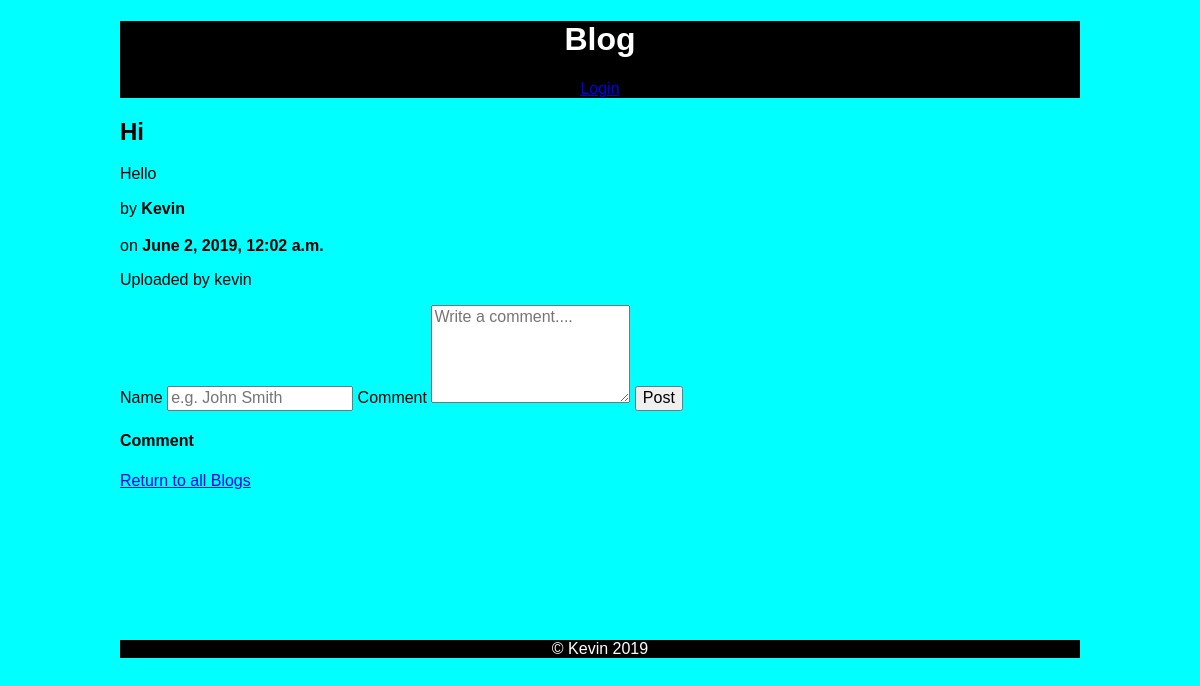
The app's page /articles/13 with its own data.
### blog/models.py (models this page shows, shortened)
class Article(models.Model):
    title = models.CharField(max_length=255)
    author = models.CharField(max_length=255)
    draft = models.BooleanField()
    body = models.TextField(validators=[MinLengthValidator(1)])
    published_date = models.DateTimeField(auto_now=True)
    user = models.ForeignKey(User, on_delete=models.CASCADE, related_name="blogs")

### blog/views.py (the view)
# urls.py: path('articles/<int:id>', views.topic_show, name='topic_details'),
def topic_show(request, id):
    article = Article.objects.get(pk=id)
    context = {'article': article}
    response = render(request, 'topic.html', context)
    return HttpResponse(response)

### blog/templates/topic.html (shortened to what this page needs)
{% extends 'base.html' %}
{% block content %}
    <main class="topic-details">
        <h2>{{ article.title }}</h2>
        <p>{{ article.body }}</p>
        <p>by<strong> {{ article.author }}</strong><br></br> on <strong>{{ article.published_date }}</strong></p>
        <p>Uploaded by {{article.user.username}}</p>
        <form action="{% url 'create_comment' %}" method="post">
            <div class ="comment">
                <label for="name">Name</label>
                <input type="text" name="name" id="name" placeholder="e.g. John Smith" class="comment_box">
                <label for="message">Comment</label>
                <textarea name="message" id="message" cols="20" rows="5" placeholder="Write a comment...." class="comment_box"></textarea>
                <button type="submit">Post</button>
            </div>
        </form>
        <h4>Comment</h4>
        <a class="back" href="{% url 'home_page' %}">Return to all Blogs</a>
    </main>
{% endblock %}

### blog/static/css/main.css (style rules this page uses)
*, *::before, *::after { box-sizing: border-box; }
html { font-family: Helvetica, sans-serif; }
body { background-color: aqua; margin: 0 10%; }

### records on screen
Article: title "Hi", body "Hello", author "Kevin", published_date "June 2, 2019, 12:02 a.m.", user.username "kevin"
